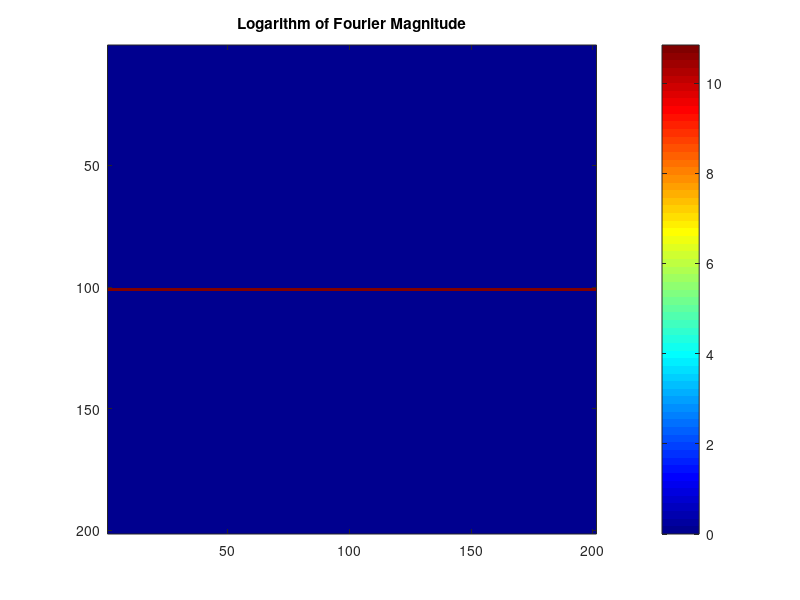

This figure's MATLAB source:
% Define image size and create the image matrix
N = 201;
image = zeros(N, N);

% Set central column to 255
image(:, (N+1)/2) = 255;

% Compute the 2D Fourier transform and shift zero frequency to the center
F = fft2(image);
F_shifted = fftshift(F);

% Compute the logarithm of the magnitude of the Fourier transform
F_magnitude_log = log(abs(F_shifted) + 1); % +1 to avoid log(0)

% Plot the result
figure;
imagesc(F_magnitude_log);
colorbar;
title('Logarithm of Fourier Magnitude');
colormap('jet');
axis image;
